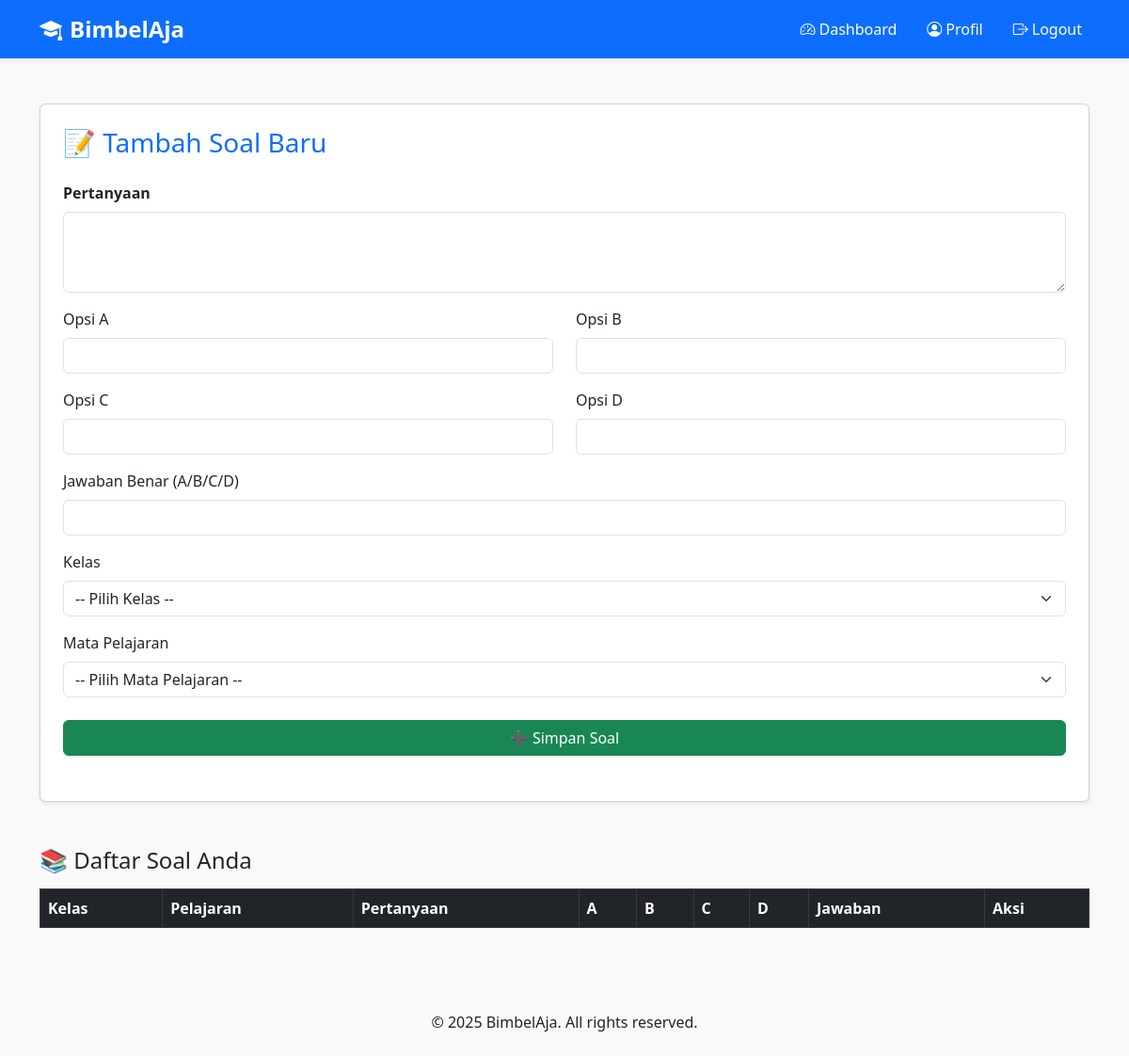
Before: /tutor/buat_soal.php (signed in) with the older database file.
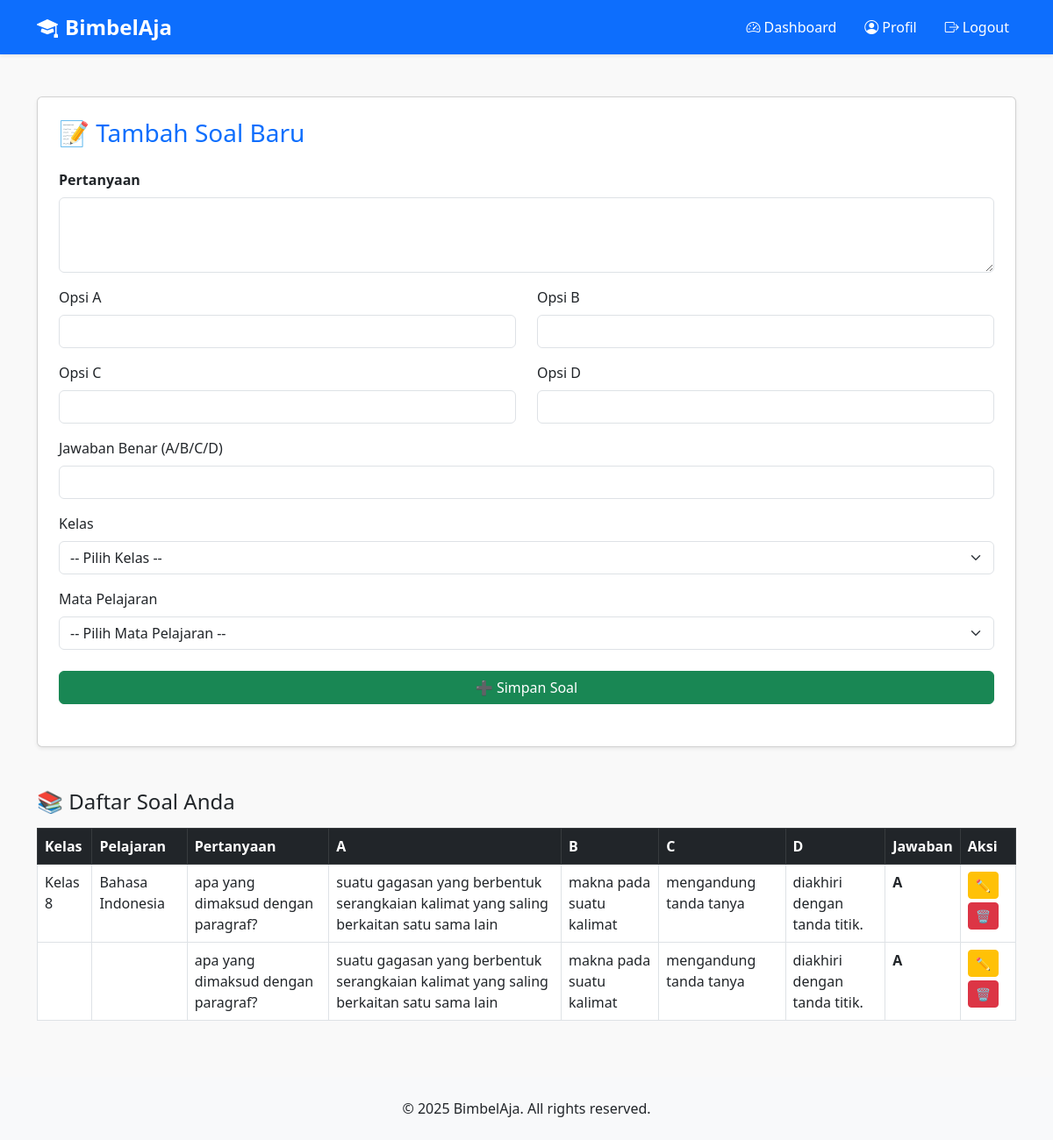
After: the same page with the newer database file.
### tables this page shows
CREATE TABLE `soal` (
  `id` int(11) NOT NULL,
  `pertanyaan` text NOT NULL,
  `opsi_a` varchar(100) DEFAULT NULL,
  `opsi_b` varchar(100) DEFAULT NULL,
  `opsi_c` varchar(100) DEFAULT NULL,
  `opsi_d` varchar(100) DEFAULT NULL,
  `jawaban` char(1) DEFAULT NULL,
  `tutor_id` int(11) DEFAULT NULL,
  `created_at` datetime DEFAULT current_timestamp(),
  `kelas_id` int(11) DEFAULT NULL,
  `kategori_id` int(11) DEFAULT NULL
);

CREATE TABLE `kelas` (
  `id` int(11) NOT NULL,
  `nama_kelas` varchar(100) NOT NULL
);

CREATE TABLE `kategori_materi` (
  `id` int(11) NOT NULL,
  `nama_kategori` varchar(100) NOT NULL
);

### tutor/buat_soal.php (the view, shortened to what this page needs)
<?php
include '../includes/header.php';
include '../config/database.php';
$tutor_id = $_SESSION['user']['id'];
$soal_edit = null;
$query = "SELECT s.*, k.nama_kelas, km.nama_kategori
          FROM soal s
          LEFT JOIN kelas k ON s.kelas_id = k.id
          LEFT JOIN kategori_materi km ON s.kategori_id = km.id
          WHERE s.tutor_id = $tutor_id
          ORDER BY s.created_at DESC";
$soal = mysqli_query($conn, $query);
?>
<div class="container mt-5 mb-5">
  <div class="card shadow-sm p-4">
    <h3 class="mb-4 text-primary">
      <?= $soal_edit ? '✏️ Edit Soal' : '📝 Tambah Soal Baru'; ?>
    </h3>
    <form method="POST" class="mb-4">
      <div class="mb-3">
        <label class="form-label fw-semibold">Pertanyaan</label>
        <textarea name="pertanyaan" class="form-control" rows="3" required><?= $soal_edit['pertanyaan'] ?? '' ?></textarea>
      </div>
      <div class="row">
        <?php
        $opsi = ['a', 'b', 'c', 'd'];
        foreach ($opsi as $o):
        ?>
        <div class="col-md-6 mb-3">
          <label class="form-label">Opsi <?= strtoupper($o) ?></label>
          <input type="text" name="opsi_<?= $o ?>" class="form-control" value="<?= $soal_edit['opsi_'.$o] ?? '' ?>" required>
        </div>
        <?php endforeach; ?>
      </div>
      <div class="mb-3">
        <label class="form-label">Jawaban Benar (A/B/C/D)</label>
        <input type="text" name="jawaban" class="form-control" maxlength="1" pattern="[A-Da-d]" value="<?= $soal_edit['jawaban'] ?? '' ?>" required>
      </div>
      <div class="mb-3">
        <label class="form-label">Kelas</label>
        <select name="kelas_id" class="form-select" required>
          <option value="">-- Pilih Kelas --</option>
        </select>
      </div>
      <div class="mb-4">
        <label class="form-label">Mata Pelajaran</label>
        <select name="kategori_id" class="form-select" required>
          <option value="">-- Pilih Mata Pelajaran --</option>
        </select>
      </div>
      <button type="submit" name="<?= $soal_edit ? 'update' : 'simpan' ?>" class="btn <?= $soal_edit ? 'btn-warning' : 'btn-success' ?> w-100">
        <?= $soal_edit ? '💾 Simpan Perubahan' : '➕ Simpan Soal'; ?>
      </button>
    </form>
  </div>
  <div class="mt-5">
    <h4 class="mb-3">📚 Daftar Soal Anda</h4>
    <div class="table-responsive">
      <table class="table table-bordered table-hover">
        <thead class="table-dark">
          <tr>
            <th>Kelas</th>
            <th>Pelajaran</th>
            <th>Pertanyaan</th>
            <th>A</th>
            <th>B</th>
            <th>C</th>
            <th>D</th>
            <th>Jawaban</th>
            <th>Aksi</th>
          </tr>
        </thead>
        <tbody>
          <?php while ($row = mysqli_fetch_assoc($soal)): ?>
            <tr>
              <td><?= htmlspecialchars($row['nama_kelas']) ?></td>
              <td><?= htmlspecialchars($row['nama_kategori']) ?></td>
              <td><?= htmlspecialchars($row['pertanyaan']) ?></td>
              <td><?= htmlspecialchars($row['opsi_a']) ?></td>
              <td><?= htmlspecialchars($row['opsi_b']) ?></td>
              <td><?= htmlspecialchars($row['opsi_c']) ?></td>
              <td><?= htmlspecialchars($row['opsi_d']) ?></td>
              <td><strong><?= strtoupper($row['jawaban']) ?></strong></td>
              <td>
                <a href="?edit=<?= $row['id'] ?>" class="btn btn-sm btn-warning mb-1">✏️</a>
                <a href="?hapus=<?= $row['id'] ?>" class="btn btn-sm btn-danger mb-1" onclick="return confirm('Yakin ingin hapus soal ini?')">🗑️</a>
              </td>
            </tr>
          <?php endwhile; ?>
        </tbody>
      </table>
    </div>
  </div>
</div>
<?php include '../includes/footer.php'; ?>

### includes/header.php (shortened to what this page needs)
<?php
$current_page = basename($_SERVER['SCRIPT_NAME']);
$role = $_SESSION['user']['role'] ?? null;
?>
<!DOCTYPE html>
<html lang="id">
<head>
  <link href="https://cdn.jsdelivr.net/npm/bootstrap@5.3.0/dist/css/bootstrap.min.css" rel="stylesheet" />
  <link href="https://cdn.jsdelivr.net/npm/bootstrap-icons@1.10.5/font/bootstrap-icons.css" rel="stylesheet" />
</head>
<body>
<nav class="navbar navbar-expand-lg navbar-dark bg-primary shadow-sm">
  <div class="container">
    <a class="navbar-brand" href="/BimbelAja/index.php">
      <i class="bi bi-mortarboard-fill me-2"></i>BimbelAja
    </a>
    <div class="collapse navbar-collapse" id="navbarContent">
      <ul class="navbar-nav ms-auto align-items-center">
        <?php if (isset($_SESSION['user'])): ?>
          <li class="nav-item">
            <a class="nav-link text-white <?= ($current_page === 'dashboard.php') ? 'active' : '' ?>" href="/BimbelAja/<?= $role ?>/dashboard.php">
              <i class="bi bi-speedometer2 me-1"></i>Dashboard
            </a>
          </li>
          <li class="nav-item">
            <a class="nav-link text-white <?= ($current_page === 'profil.php') ? 'active' : '' ?>" href="/BimbelAja/<?= $role ?>/profil.php">
              <i class="bi bi-person-circle me-1"></i>Profil
            </a>
          </li>
          <li class="nav-item">
            <a class="nav-link text-white" href="/BimbelAja/auth/logout.php">
              <i class="bi bi-box-arrow-right me-1"></i>Logout
            </a>
          </li>
        <?php endif; ?>
      </ul>
    </div>
  </div>
</nav>
</body>
</html>

### includes/footer.php (shortened to what this page needs)
<footer class="bg-light py-4 mt-5">
  <div class="container text-center">
    <p class="mb-0">&copy; <?= date('Y'); ?> BimbelAja. All rights reserved.</p>
  </div>
</footer>
</body>
</html>

### includes/header.php (style rules this page uses)
body { font-family: 'Segoe UI', sans-serif; background-color: #f9f9f9; }
.navbar-brand { font-weight: bold; font-size: 1.5rem; }
.nav-link { margin-left: 1rem; transition: 0.3s; }

Changed rows visible on the page:
added soal: kelas.nama_kelas "Kelas 8", kategori_materi.nama_kategori "Bahasa Indonesia", pertanyaan "apa yang dimaksud dengan paragraf?", opsi_a "suatu gagasan yang berbentuk serangkaian kalimat yang saling berkaitan satu sama lain", opsi_b "makna pada suatu kalimat", opsi_c "mengandung tanda tanya", opsi_d "diakhiri dengan tanda titik.", jawaban "A"
added soal: pertanyaan "apa yang dimaksud dengan paragraf?", opsi_a "suatu gagasan yang berbentuk serangkaian kalimat yang saling berkaitan satu sama lain", opsi_b "makna pada suatu kalimat", opsi_c "mengandung tanda tanya", opsi_d "diakhiri dengan tanda titik.", jawaban "A"
